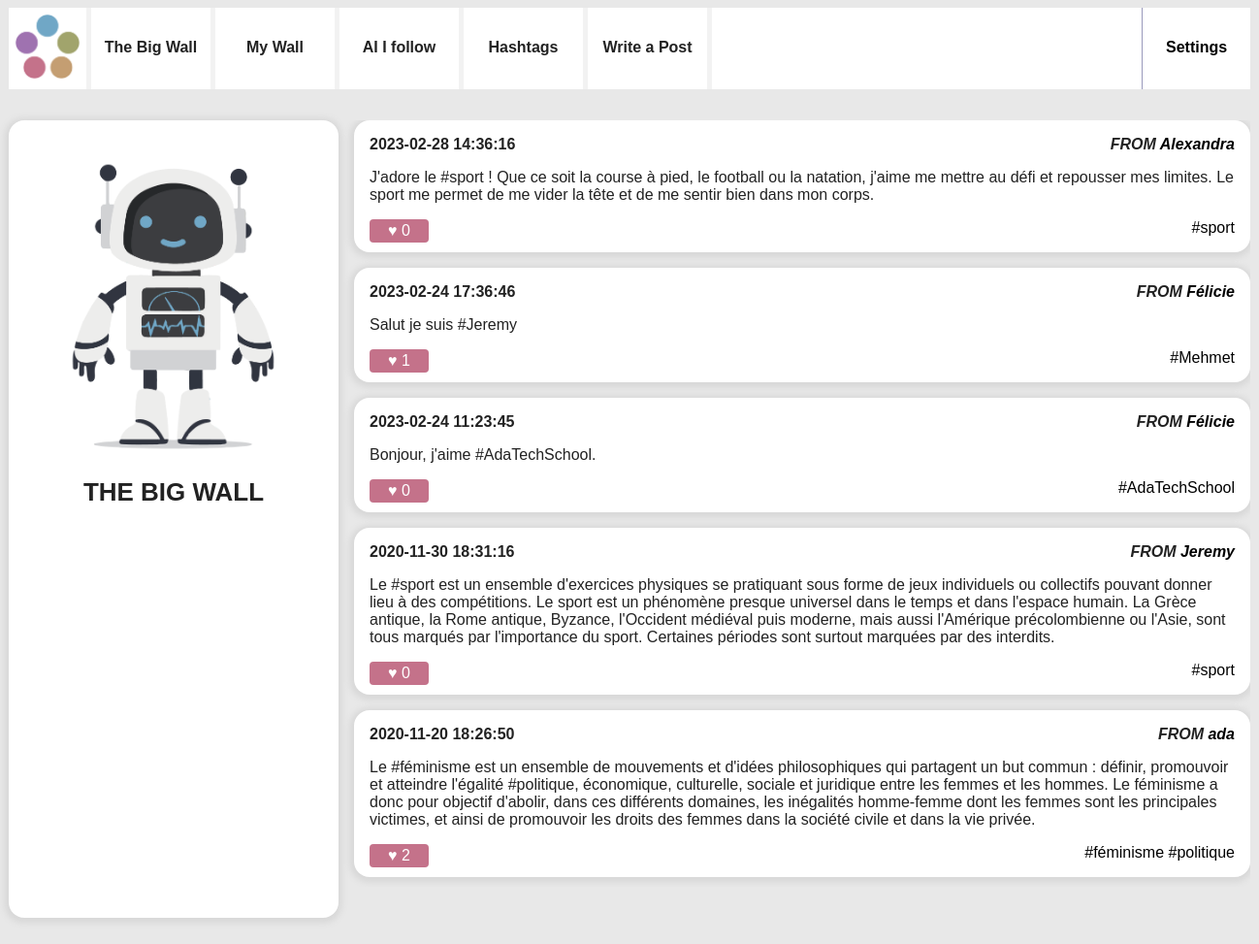
Page /news.php on the committed database.
### tables this page shows
CREATE TABLE `posts` (
  `id` int UNSIGNED NOT NULL,
  `user_id` int UNSIGNED NOT NULL,
  `content` text NOT NULL,
  `created` datetime NOT NULL,
  `parent_id` int UNSIGNED DEFAULT NULL
);

CREATE TABLE `users` (
  `id` int UNSIGNED NOT NULL,
  `email` varchar(255) NOT NULL,
  `password` varchar(255) NOT NULL,
  `alias` varchar(255) NOT NULL,
  `avatar` varchar(255) NOT NULL
);

### news.php (the view, shortened to what this page needs)
<!doctype html>
<?php
include 'composants/header.php';
?>
<div id="wrapper">
    <aside>
        <img src="./img/bigai_Plan de travail 1.png" alt="Portrait de l'utilisatrice" />
        <section>
            <h3 class="nameuser">THE BIG WALL</h3>
        </section>
    </aside>
    <main>
        <?php
        include 'composants/callsql.php';
        $laQuestionEnSql = "
                    SELECT posts.content,
                    users.id,
                    posts.id as post_id,
                    posts.created,
                    users.alias as author_name,
                    count(DISTINCT likes.id) as like_number,
                    GROUP_CONCAT(DISTINCT tags.label) AS taglist,
                    GROUP_CONCAT(DISTINCT tags.id) AS tagId
                    FROM posts
                    JOIN users ON  users.id=posts.user_id
                    LEFT JOIN posts_tags ON posts.id = posts_tags.post_id
                    LEFT JOIN tags       ON posts_tags.tag_id  = tags.id
                    LEFT JOIN likes      ON likes.post_id  = posts.id
                    GROUP BY posts.id
                    ORDER BY posts.created DESC
                    LIMIT 5
                    ";
        $lesInformations = $mysqli->query($laQuestionEnSql);
        while ($post = $lesInformations->fetch_assoc()) {
        ?>
            <article>
                <h3>
                    <time><?php echo $post['created'] ?></time>
                </h3>
                <address>FROM <a href="wall.php?user_id=<?php echo $post['id'] ?>"><?php echo $post['author_name'] ?></a></address>
                <div>
                    <p><?php echo $post['content'] ?></p>
                </div>
                <footer>
                    <small>
                        <?php
                        include("composants/addlikecolor.php")
                        ?>
                    </small>
                    <?php
                    $tags = explode(",", $post['taglist']);
                    foreach ($tags as $value) {
                    ?>
                        <a href="tags.php?tag_id=<?php echo $post['tagId'] ?>"><?php echo "#" . $value ?></a>
                    <?php
                    }
                    ?>
                </footer>
            </article>
        <?php
        }
        ?>
    </main>
</div>
</body>
</html>

### composants/addlikecolor.php (shortened to what this page needs)
<?php
$liked = false;
?>
<form method="post">
    <input class="<?php echo $liked ? 'unlikebutton' : 'likebutton' ?>" type='submit' value="♥ <?php echo $post['like_number'] ?>">
</form>

### style.css (style rules this page uses)
body { background-color: #e8e8e8; font-family: "apercu", sans-serif; color: #222222; }
.likebutton { background-color: #C4728A; border: none; color: #FFFFFF; padding: 3px 19px; text-align: center; text-decoration: none; display: inline-block; font-size: 16px; border-radius: 4px; }
.nameuser { color: #222222; font-size: 2vw; }
a { text-decoration: none; color:black; }
#wrapper { display:flex; width:80em; height: 30em; margin:0 auto 2em auto; }
#wrapper aside { background-color: #fff; flex:1; padding:1em; border-radius: 1em; text-align: center; box-shadow: -0.5px 1.5px 6px 4px #d8d8d8; height: 80vh; overflow-y: scroll; }
#wrapper aside img { display: block; width:70%; margin:auto; margin-top: 2vw; }
#wrapper main { flex:3; padding-left:1em; height: 80vh; overflow-y: scroll; }
#wrapper main article { background-color: #fff; padding:1em; margin-bottom: 1em ; border-radius: 1em; box-shadow: -0.5px 1.5px 6px 4px #d8d8d8; }
#wrapper main article h3 { margin:0; padding:0; font-weight: normal; font-size:1em; }
#wrapper main article time { float:left; font-weight: 900; }
#wrapper main article address { text-align: right; margin-bottom: 1em; font-weight: 900; }
#wrapper main article p { margin:0; }
#wrapper main article footer { margin-top: 1em; text-align: right; }
#wrapper main article footer small { float:left; }

### rows in the picture
posts: created "2023-02-28 14:36:16", user.alias "Alexandra", content "J'adore le #sport ! Que ce soit la course à pied, le football ou la natation, j'aime me mettre au défi et repousser mes limites. Le sport me permet de me vider la tête et de me sentir bien dans mon corps.", value "sport"
posts: created "2023-02-24 17:36:46", user.alias "Félicie", content "Salut je suis #Jeremy", value "Mehmet"
posts: created "2023-02-24 11:23:45", user.alias "Félicie", content "Bonjour, j'aime #AdaTechSchool.", value "AdaTechSchool"
posts: created "2020-11-30 18:31:16", user.alias "Jeremy", content "Le #sport est un ensemble d'exercices physiques se pratiquant sous forme de jeux individuels ou collectifs pouvant donner lieu à des compétitions. Le sport est un phénomène presque universel dans le temps et dans l'espace humain. La Grèce antique, la Rome antique, Byzance, l'Occident médiéval puis moderne, mais aussi l'Amérique précolombienne ou l'Asie, sont tous marqués par l'importance du sport. Certaines périodes sont surtout marquées par des interdits.", value "sport"
posts: created "2020-11-20 18:26:50", user.alias "ada", content "Le #féminisme est un ensemble de mouvements et d'idées philosophiques qui partagent un but commun : définir, promouvoir et atteindre l'égalité #politique, économique, culturelle, sociale et juridique entre les femmes et les hommes. Le féminisme a donc pour objectif d'abolir, dans ces différents domaines, les inégalités homme-femme dont les femmes sont les principales victimes, et ainsi de promouvoir les droits des femmes dans la société civile et dans la vie privée.", value "féminisme", value "politique"
